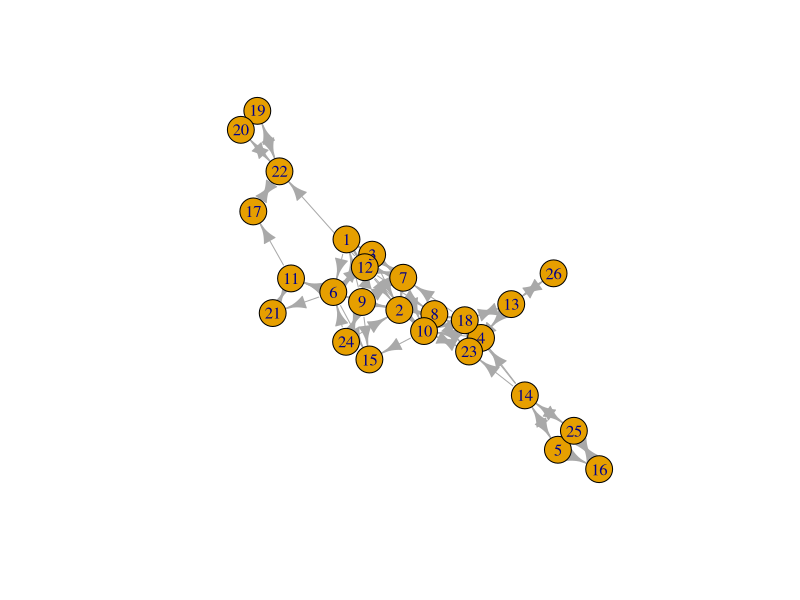
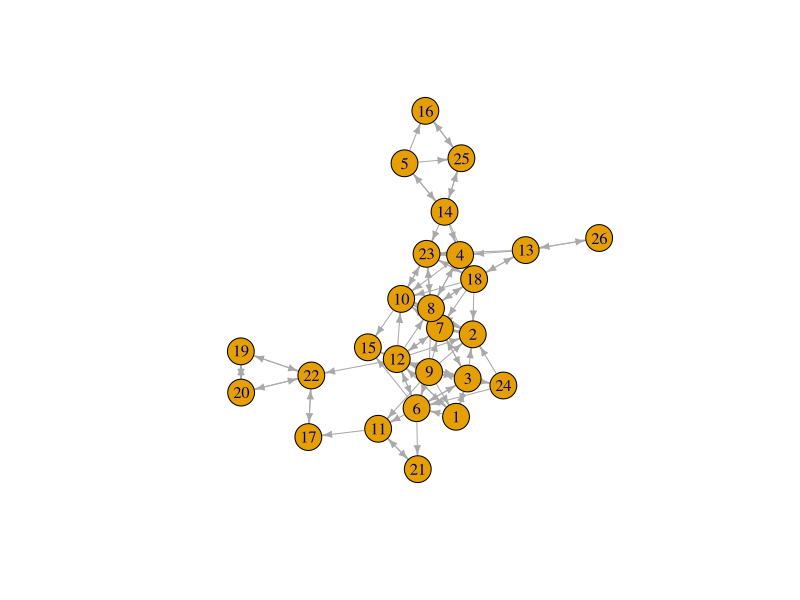

Source code (R) for these figures, in order: (Note: this script raises an error after producing the figures.)
## ---- chunk 1
library(haven)
library(tidyverse)
library(igraph)
library(lme4)
library(spdep)
library(spatialreg)
## ---- chunk 2
PupilsWaveV <- read_dta(file = "PupilsWaveV.dta")
## ---- chunk 3
PupilsWaveV$acthomew <- 5-PupilsWaveV$acthomew
PupilsWaveV$sex <- PupilsWaveV$sex-1
PupilsWaveV$sex <- 1-PupilsWaveV$sex
## ---- chunk 4
olsreg <- lm(acthomew ~ sex + age, data=PupilsWaveV)
summary(olsreg)
## ---- chunk 5
ml <- lmer(acthomew ~ sex + age + (1 | schoolnr), PupilsWaveV)
summary(ml)
## ---- chunk 6
class12b <- PupilsWaveV %>% 
  filter(schoolnr == "12b")  # keep only one class
## ---- chunk 7
friendsadjlist <- class12b %>%
  select(namenr, friend1:friend12)
class(friendsadjlist)
## ---- chunk 8
friendsedgelist <- class12b %>% 
  select(namenr, friend1:friend12) %>%   # select only the " best friends"  network
  pivot_longer(c(friend1:friend12)) %>% 
  filter(!is.na(value)) %>% # drop the missings
  rename(from ="namenr", to = "value", sourcevar= "name") %>% #just nice for interpretation
  relocate(to, .after=from) #move around the columns
## ---- chunk 9
friendsnodelist <- class12b %>% 
  select(namenr,sex,age,acthomew) %>% 
  rename(name = "namenr")
## ---- chunk 10
friendsgraph <- graph_from_data_frame(friendsedgelist, vertices = friendsnodelist)
class(friendsgraph)
## ---- chunk 11
plot(friendsgraph)
layout <- layout_with_kk(friendsgraph)
plot(friendsgraph, layout = layout, edge.arrow.size = .5)
## ---- chunk 12
friendsadjmatrix <- as_adjacency_matrix(friendsgraph, sparse = FALSE)
class(friendsadjmatrix)
## ---- chunk 13
friends <- mat2listw(friendsadjmatrix, row.names = NULL, zero,policy =TRUE, style="W")
class(friends)
## ---- chunk 14
moran.test(class12b$acthomew, friends, zero.policy = TRUE)
## ---- chunk 15
olsregnew <- lm(acthomew ~ sex + age, data=friendsnodelist)
summary(olsregnew)
lm.LMtests(olsregnew, friends, test=c("LMlag", "LMerr"), zero.policy = TRUE)
## ---- chunk 16
slm <- lagsarlm(acthomew ~ sex + age, data = friendsnodelist, friends, zero.policy = TRUE, Durbin=FALSE)
summary(slm)
## ---- chunk 17
im<-impacts(slm, listw=friends, zstats=TRUE, R=200)
sums<-summary(im,  zstats=T)
data.frame(sums$res)
data.frame(sums$pzmat)
sums$direct
sums$indirect
sums$total
## ---- chunk 18
sem <- errorsarlm(acthomew ~ sex + age, data = friendsnodelist, friends, zero.policy = TRUE, Durbin=FALSE)
summary(sem)
## ---- chunk 19
sac <- sacsarlm(acthomew ~ sex + age, data = friendsnodelist, friends, zero.policy = TRUE, Durbin=FALSE)
summary(sac)
## ---- chunk 20
sdm <- lagsarlm(acthomew ~ sex + age, data = friendsnodelist, friends, zero.policy = TRUE, Durbin=TRUE)
summary(sdm)
## ---- chunk 21
sdem <- errorsarlm(acthomew ~ sex + age, data = friendsnodelist, friends, zero.policy = TRUE, Durbin=TRUE)
summary(sdem)
## ---- chunk 22
gnm <- sacsarlm(acthomew ~ sex + age, data = friendsnodelist, friends, zero.policy = TRUE, Durbin=TRUE)
summary(gnm)
